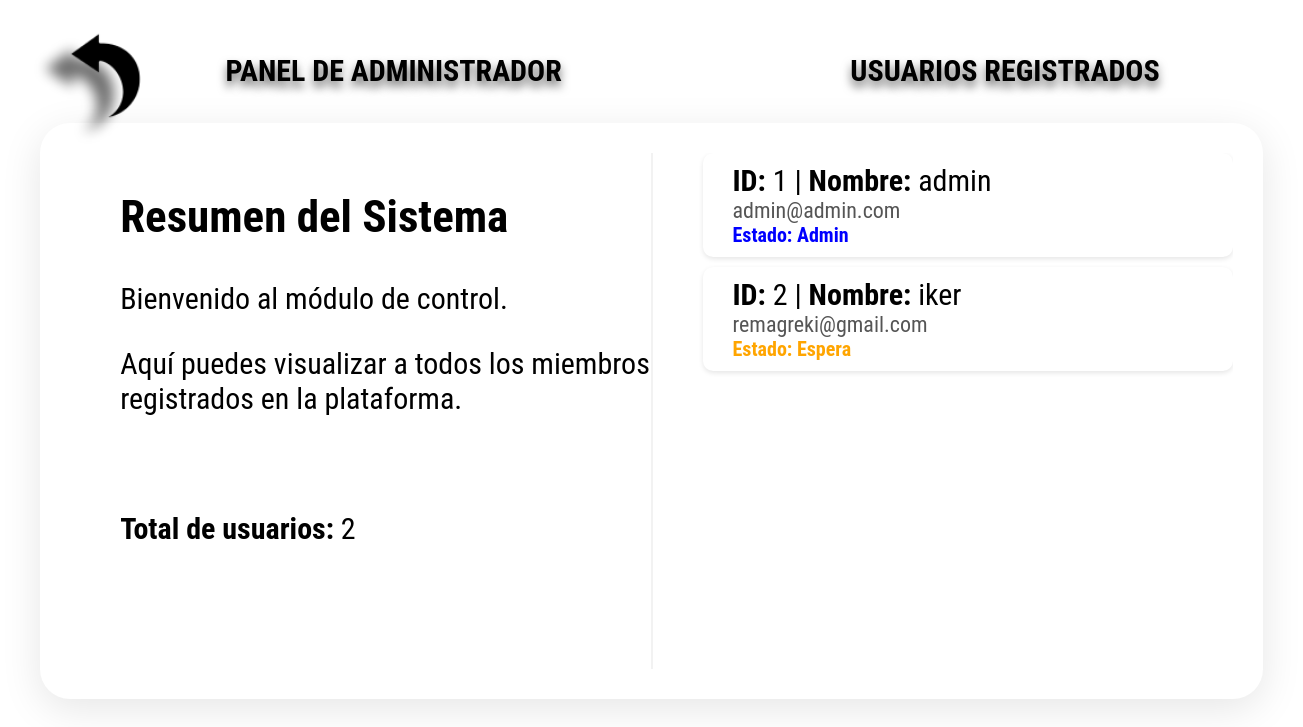
The app's page /manage_users (signed in) with its own data.
### tables this page shows
CREATE TABLE Usuario (
    IDUsuario INTEGER PRIMARY KEY AUTOINCREMENT,
    Nombre TEXT NOT NULL UNIQUE,
    Email TEXT NOT NULL UNIQUE,
    Contrasena TEXT NOT NULL,
    Estado TEXT NOT NULL DEFAULT 'Espera',
    IDFavorito INTEGER DEFAULT 1,
    FOREIGN KEY (IDFavorito) REFERENCES Especie(PokedexID)
);

### app/controller/ui/manage_users_controller.py (the view)
    @bp.route("/manage_users", methods=["GET"])
    def listar_usuarios():
        try:
            sesion_actual = Sesion()
            usuario_actual_id = sesion_actual.usuario.IDUsuario
            usuario_info = gestor.get_usuario(usuario_actual_id)
            if usuario_info.get("Estado") != "Admin":
                return redirect("/")
        except Exception as e:
            print(f"[ERROR - Manage Users] Error validando sesión: {e}")
            return redirect("/")
        usuarios = gestor.get_all()
        return render_template("manageUsers.html", usuarios=usuarios)

### app/controller/model/GestorUsuarios.py (called while the page is built)
    def get_all(self):
        rows = self.db.execSQL(
            sql="SELECT * FROM Usuario"
        )
        return [ dict(row) for row in rows ]

    def get_usuario(self, user_id):
        rows = self.db.execSQL(
            sql="SELECT * FROM Usuario WHERE IDUsuario = ? LIMIT 1",
            parameters=[user_id]
        )
        return {
            "IDUsuario": rows[0]["IDUsuario"],
            "Nombre": rows[0]["Nombre"],
            "Email": rows[0]["Email"],
            "Estado": rows[0]["Estado"],
            "IDFavorito": rows[0]["IDFavorito"]
        }

### app/controller/model/Sesion.py (called while the page is built)
    def __new__(cls):
        if cls._instance is None:
            cls._instance = super().__new__(cls)
            cls._instance.usuario = Usuario(0,'','','','',0)  # Inicializa un usuario vacío
        return cls._instance

### app/controller/ui/manage_users_controller.py (called while the page is built)
def manage_users_blueprint(db):
    bp = Blueprint("manage_users", __name__)
    gestor = GestorUsuarios(db)
    @bp.route("/manage_users", methods=["GET"])
    def listar_usuarios():
        try:
            sesion_actual = Sesion()
            usuario_actual_id = sesion_actual.usuario.IDUsuario
            usuario_info = gestor.get_usuario(usuario_actual_id)
            if usuario_info.get("Estado") != "Admin":
                return redirect("/")
        except Exception as e:
            print(f"[ERROR - Manage Users] Error validando sesión: {e}")
            return redirect("/")
        usuarios = gestor.get_all()
        return render_template("manageUsers.html", usuarios=usuarios)
    return bp

### app/database/SGBD.py (called while the page is built)
    def execSQL(self, sql, parameters=None):
        cursor = self.connection.cursor()
        if parameters:
            cursor.execute(sql, parameters)
        else:
            cursor.execute(sql)
        rows = cursor.fetchall()
        cursor.close()
        return rows

### app/templates/manageUsers.html (shortened to what this page needs)
<!DOCTYPE html>
<html lang="es">
<head>
    <link rel="stylesheet" href="{{ url_for('static', filename='manageUsers.css') }}">
</head>
<body class="background">
    <a href="/catalogo">
        <img src="{{ url_for('static', filename='return.png') }}" class="flecha" alt="Volver atrás">
    </a>
    <div class="top-bar">
        <div class="top-left">
            <h1>PANEL DE ADMINISTRADOR</h1>
        </div>
        <div class="top-right">
            <h1>USUARIOS REGISTRADOS</h1>
        </div>
    </div>
    <div class="pokedex-main-container">
        <div class="pokedex-left-panel" style="border-right: 2px solid #f2f2f2;">
            <h2>Resumen del Sistema</h2>
            <p>Bienvenido al módulo de control.</p>
            <p>Aquí puedes visualizar a todos los miembros registrados en la plataforma.</p>
            <br>
            <p><strong>Total de usuarios:</strong> {{ usuarios|length }}</p>
        </div>
        <div class="pokedex-right-panel">
            {% for usuario in usuarios %}
            <div class="usuario-row">
                <div class="usuario-info">
                    <p><strong>ID:</strong> {{ usuario.IDUsuario }} | <strong>Nombre:</strong> {{ usuario.Nombre }}</p>
                    <p style="font-size: 22px; color: #555;">{{ usuario.Email }}</p>
                    <p style="font-size: 20px; font-weight: bold; color: {% if usuario.Estado == 'Aceptado' %}green{% elif usuario.Estado == 'Espera' %}orange{% elif usuario.Estado == 'Admin' %}blue{% else %}red{% endif %};">
                        Estado: {{ usuario.Estado }}
                    </p>
                </div>
            </div>
            {% else %}
                <p>No se encontraron usuarios registrados en la base de datos.</p>
            {% endfor %}
        </div>
    </div>
</body>
</html>

### app/static/manageUsers.css (style rules this page uses)
body.background { position: relative; overflow: hidden; height: 100vh; flex-direction: column; background-image: url("/static/fondo.png"); background-size: cover; background-position: center; display: flex; justify-content: center; align-items: center; }
h1 { font-size: 30px; font-weight: bold; font-family: 'Roboto Condensed', sans-serif; text-shadow: 0 6px 10px rgba(0, 0, 0, 0.6); }
.flecha { position: absolute; top: 20px; left: 20px; width: 170px; height: auto; cursor: pointer; z-index: 100; }
.top-bar { height: 90px !important; padding: 10px 80px !important; }
.pokedex-main-container { background: white; width: 95%; max-width: 1450px; margin: 5px auto auto auto; padding: 30px; border-radius: 30px; box-shadow: 0 10px 40px rgba(0,0,0,0.1); display: flex; gap: 0; height: 72vh; box-sizing: border-box; }
.pokedex-left-panel, .pokedex-right-panel { flex: 1; overflow-y: auto; padding-left: 50px; font-family: 'Roboto Condensed', sans-serif; font-size: 30px; }
.top-bar { width: 95%; max-width: 1450px; margin: 0 auto; display: flex; align-items: flex-end; position: relative; height: 80px; }
.top-left, .top-right { flex: 1; text-align: center; }
.top-left h1 { text-align: center; }
.top-right h1 { text-align: center; }
.usuario-row { display: flex; align-items: center; justify-content: space-between; padding: 10px; margin-bottom: 10px; background: #fff; border-radius: 10px; box-shadow: 0 2px 5px rgba(0,0,0,0.1); }
.usuario-info { flex-grow: 1; margin-left: 20px; }
.usuario-info p { margin: 0; }
a { outline: none; border: none; text-decoration: none; }

### records on screen
Usuario: IDUsuario "1", Nombre "admin", Email "admin@admin.com", Estado "Admin"
Usuario: IDUsuario "2", Nombre "iker", Email "remagreki@gmail.com", Estado "Espera"

### other values on screen
{{ usuarios|length }} "2"
